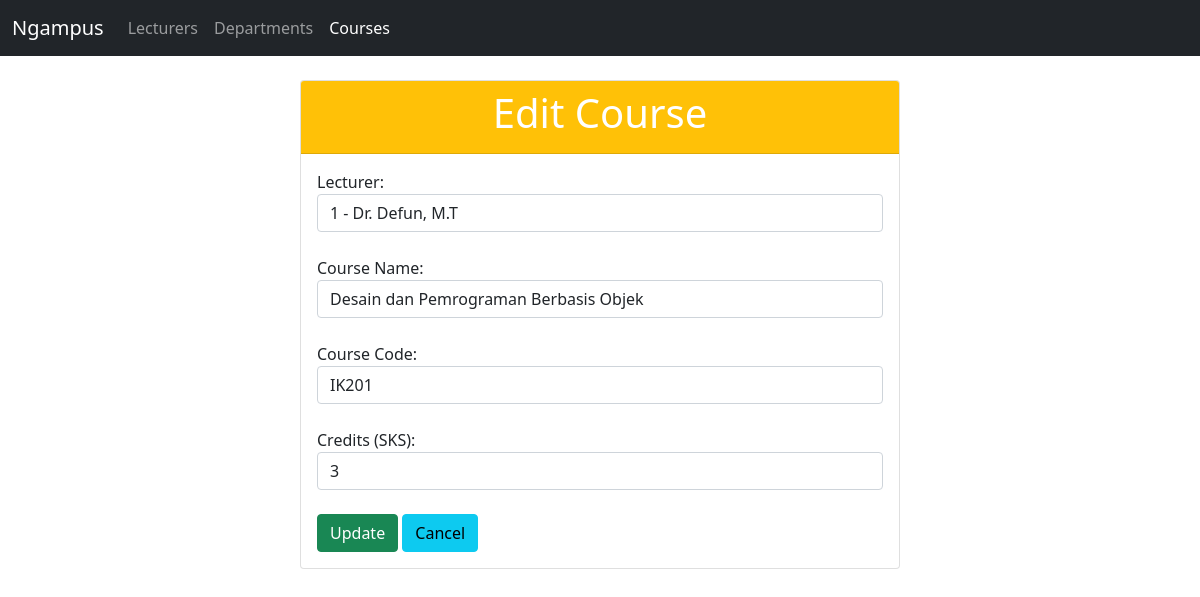
/Code/public/courses/edit/1, run on the app's committed database.
### tables this page shows
CREATE TABLE courses (
    id INT AUTO_INCREMENT PRIMARY KEY,
    course_code VARCHAR(20) NOT NULL,
    course_name VARCHAR(100) NOT NULL,
    credits INT NOT NULL,
    lecturer_id INT,
    FOREIGN KEY (lecturer_id) REFERENCES lecturers(id) ON DELETE SET NULL
);

CREATE TABLE lecturers (
    id INT AUTO_INCREMENT PRIMARY KEY,
    name VARCHAR(100) NOT NULL,
    nidn VARCHAR(20) NOT NULL,
    phone VARCHAR(20) NOT NULL,
    join_date DATE NOT NULL,
    department_id INT,
    FOREIGN KEY (department_id) REFERENCES departments(id) ON DELETE SET NULL
);

### Code/app/controllers/CourseController.php (called while the page is built, shortened)
<?php
require_once __DIR__ . "/../models/Course.php";
require_once __DIR__ . "/../models/Lecturer.php";
class CourseController {
    public function edit($id) {
        $courseModel = new Course();
        $data = $courseModel->getById($id);
        $lecturerModel = new Lecturer();
        $lecturers = $lecturerModel->getAll();
        include "../app/views/courses/edit.php";
    }
}

### Code/app/core/Database.php (called while the page is built, shortened)
<?php
class Database {
    private $host = "localhost";
    private $user = "root";
    private $pass = "";
    private $db   = "db_academic";
    protected $conn;
    public function __construct() {
        $this->conn = mysqli_connect($this->host, $this->user, $this->pass, $this->db);
        mysqli_set_charset($this->conn, "utf8mb4");
    }
    public function fetchAll($query, $params = []) {
        if (empty($params)) {
            $result = mysqli_query($this->conn, $query);
            return mysqli_fetch_all($result, MYSQLI_ASSOC);
        }
        $stmt = mysqli_prepare($this->conn, $query);
        $types = "";
        mysqli_stmt_bind_param($stmt, $types, ...$params);
        mysqli_stmt_execute($stmt);
        $result = mysqli_stmt_get_result($stmt);
        $data = $result ? mysqli_fetch_all($result, MYSQLI_ASSOC) : [];
        return $data;
    }
    public function fetchOne($query, $params = []) {
        $stmt = mysqli_prepare($this->conn, $query);
        $types = "";
        foreach ($params as $param) {
            if (is_int($param)) {
                $types .= "i";
            } elseif (is_float($param)) {
                $types .= "d";
            } else {
                $types .= "s";
            }
        }
        mysqli_stmt_bind_param($stmt, $types, ...$params);
        mysqli_stmt_execute($stmt);
        $result = mysqli_stmt_get_result($stmt);
        $row = $result ? mysqli_fetch_assoc($result) : null;
        return $row;
    }
}

### Code/app/models/Course.php (called while the page is built, shortened)
<?php
require_once __DIR__ . "/../core/Database.php";
class Course extends Database {
    public function getById($id) {
        return $this->fetchOne("SELECT * FROM courses WHERE id = ?", [(int)$id]);
    }
}

### Code/app/models/Lecturer.php (called while the page is built, shortened)
<?php
require_once __DIR__ . "/../core/Database.php";
class Lecturer extends Database {
    public function getAll() {
        $q = "SELECT lecturers.*, departments.department_name, departments.faculty
              FROM lecturers
              LEFT JOIN departments ON lecturers.department_id = departments.id
              ORDER BY lecturers.id ASC";
        return $this->fetchAll($q);
    }
}

### Code/app/views/courses/edit.php (the view, shortened to what this page needs)
<!DOCTYPE html>
<html>
<head>
    <link rel="stylesheet" href="<?= BASEURL ?>assets/bootstrap.min.css">
</head>
<body>
<nav class="navbar navbar-expand-lg navbar-dark bg-dark">
    <div class="container-fluid">
        <a class="navbar-brand" href="<?= BASEURL ?>lecturers">Ngampus</a>
        <div class="collapse navbar-collapse" id="navbarNav">
            <ul class="navbar-nav">
                <li class="nav-item"><a class="nav-link" href="<?= BASEURL ?>lecturers">Lecturers</a></li>
                <li class="nav-item"><a class="nav-link" href="<?= BASEURL ?>departments">Departments</a></li>
                <li class="nav-item"><a class="nav-link active" href="<?= BASEURL ?>courses">Courses</a></li>
            </ul>
        </div>
    </div>
</nav>
<div class="col-lg-6 m-auto mt-4">
    <form method="post" action="<?= BASEURL ?>courses/update/<?= $data['id'] ?>">
        <div class="card">
            <div class="card-header bg-warning">
                <h1 class="text-white text-center">Edit Course</h1>
            </div>
            <div class="card-body">
                <label>Lecturer:</label>
                <select name="lecturer_id" class="form-control" required>
                    <?php if (!empty($lecturers)): ?>
                        <?php foreach ($lecturers as $l): ?>
                            <option value="<?= $l['id'] ?>" <?= ($l['id'] == $data['lecturer_id']) ? 'selected' : '' ?>>
                                <?= $l['id'] ?> - <?= htmlspecialchars($l['name']) ?>
                            </option>
                        <?php endforeach; ?>
                    <?php endif; ?>
                </select><br>
                <label>Course Name:</label>
                <input type="text" name="course_name" value="<?= htmlspecialchars($data['course_name']) ?>" class="form-control" required><br>
                <label>Course Code:</label>
                <input type="text" name="course_code" value="<?= htmlspecialchars($data['course_code']) ?>" class="form-control" required><br>
                <label>Credits (SKS):</label>
                <input type="number" name="credits" min="1" max="6" value="<?= htmlspecialchars($data['credits']) ?>" class="form-control" required><br>
                <button class="btn btn-success" type="submit">Update</button>
                <a href="<?= BASEURL ?>courses" class="btn btn-info">Cancel</a>
            </div>
        </div>
    </form>
</div>
</body>
</html>

### data on the page
courses: lecturer_id "1 - Dr. Defun, M.T", course_name "Desain dan Pemrograman Berbasis Objek", course_code "IK201", credits "3"
